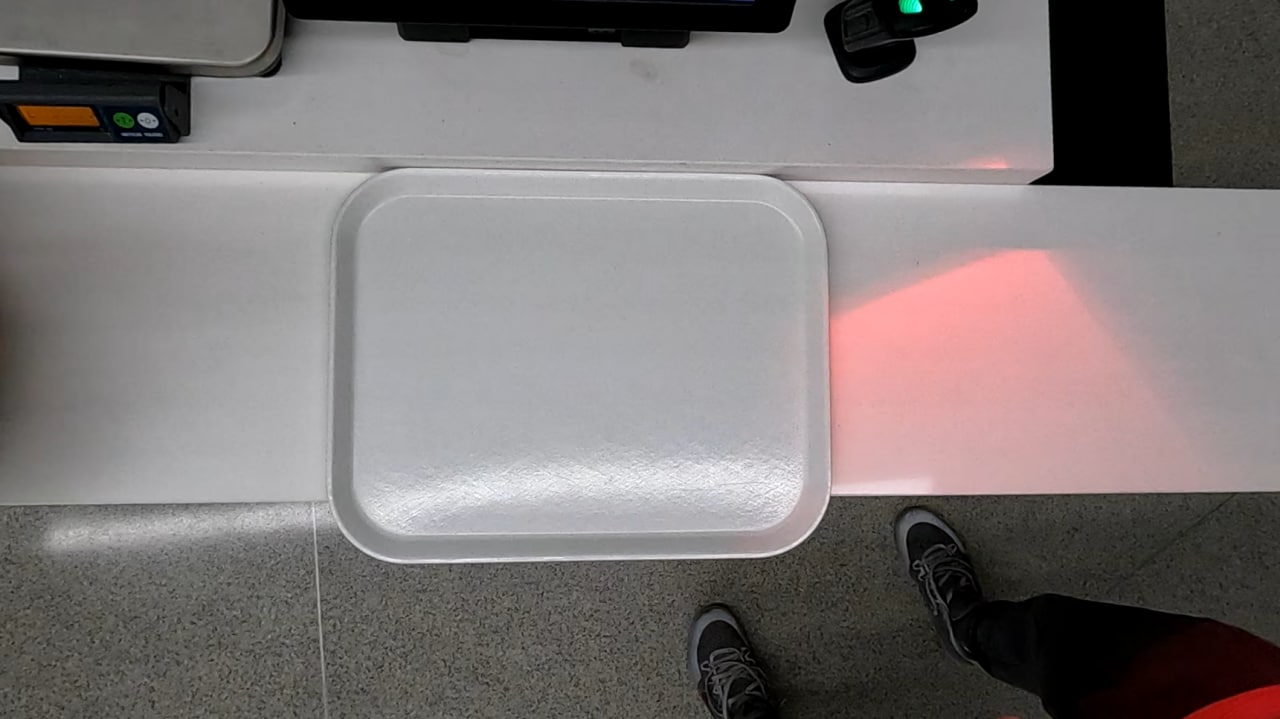
#> input picture blank.jpg, 1280 x 719 px, found by its file name
$ jupyter execute --allow-errors test.ipynb
#> lines starting #> are read from the running program, lines starting #| are printed output that depends on the picture; after the words box and inside, x2 and y2 are one past the last pixel; in counts of white or black regions, pixels touching at a corner belong together
[cell 1]
# Standard imports
import cv2
import numpy as np;
import matplotlib.pyplot as plt
import numpy as np

[cell 2]
img = cv2.imread("blank.jpg")
#> img is the input picture: shape (719, 1280, 3); mean B, G, R 118.5, 118.8, 125.1

[cell 3]
def find_contour(image):
    img_gray = cv2.cvtColor(image, cv2.COLOR_BGR2GRAY)
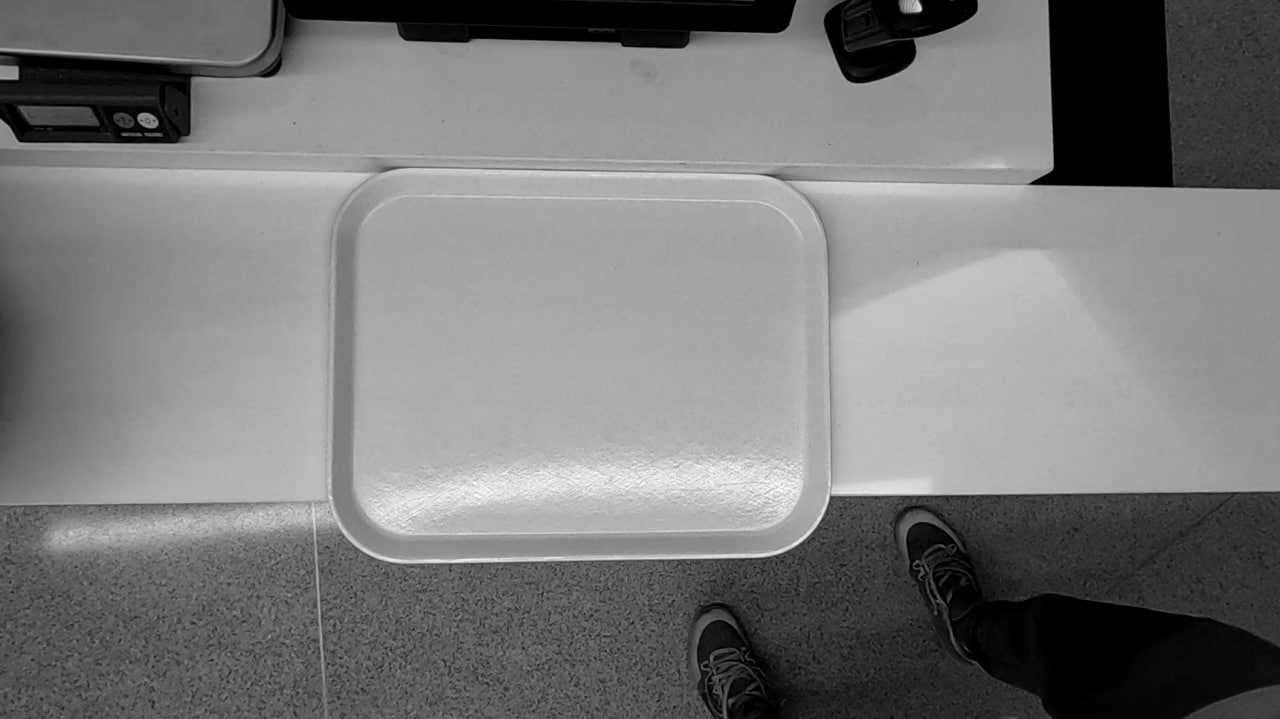
#> img_gray: shape (719, 1280); min 0, max 255, mean 120.6
    ret, thresh = cv2.threshold(img_gray, 164, 255, cv2.THRESH_TOZERO)
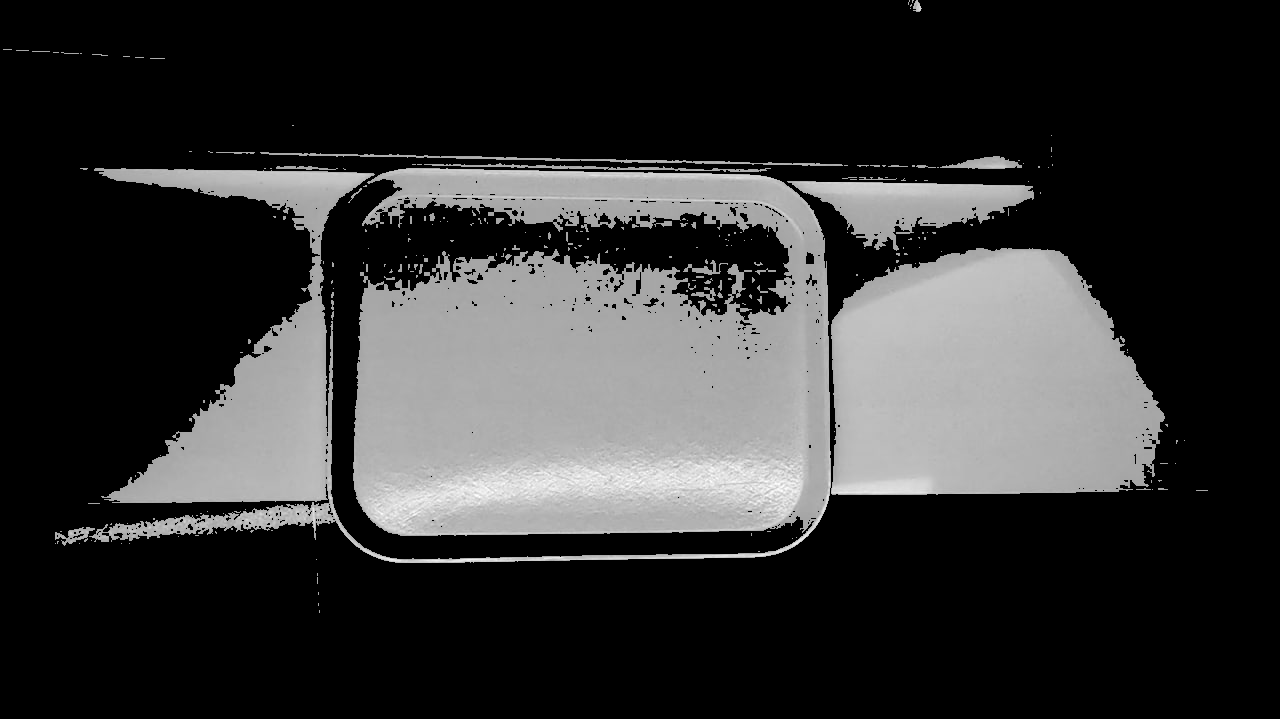
#> thresh: shape (719, 1280); min 0, max 255, mean 50.7
    # detect the contours on the binary image using cv2.CHAIN_APPROX_NONE
    contours, hierarchy = cv2.findContours(image=thresh, mode=cv2.RETR_TREE, method=cv2.CHAIN_APPROX_NONE)
#> contours = 622 contours, 553 with area under 20; largest, box (x1, y1, x2, y2) and area: (89, 168, 1165, 563) 244906, (787, 181, 1034, 251) 8210, (260, 152, 843, 166) 747, (940, 156, 1022, 169) 530, (424, 163, 771, 172) 468
    return contours

[cell 4]
contours = find_contour(img)
max_cnt = max(contours, key=cv2.contourArea)
#> max_cnt = contour of 8565 points, box (x1, y1, x2, y2) (89, 168, 1165, 563), area 244906
image_copy = img.copy()

#> (the rest of this cell did not finish here and is left out)

$ run again, with template.jpg copied over blank.jpg
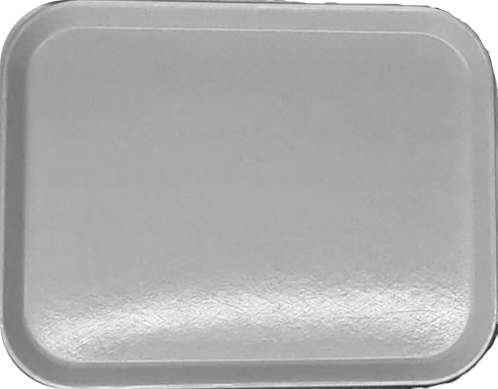
#> input picture template.jpg, 498 x 389 px, found by its file name
#> img is the input picture: shape (389, 498, 3); min 32, max 255, mean 174.3
#> in find_contour, `ret, thresh = cv2.threshold(img_gray, 164, 255, cv2.THRESH_TOZERO)`:
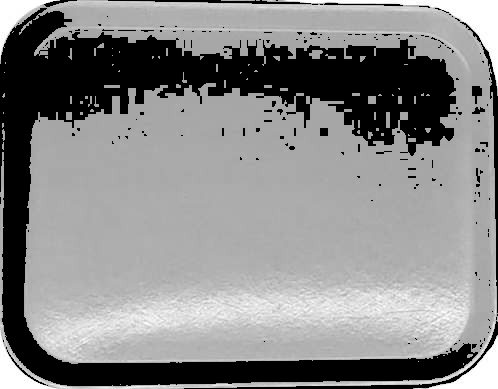
#> thresh: shape (389, 498); min 0, max 255, mean 135.8
#> in find_contour, `contours, hierarchy = cv2.findContours(image=thresh, mode=cv2.RETR_TRE..`: contours = 266 contours, 224 with area under 20; largest, box (x1, y1, x2, y2) and area: (0, 0, 498, 389) 140988, (413, 335, 498, 389) 1176, (323, 2, 404, 7) 187, (471, 85, 483, 105) 138, (10, 356, 47, 386) 114
#> max_cnt = contour of 5385 points, box (x1, y1, x2, y2) (0, 0, 498, 389), area 140988
